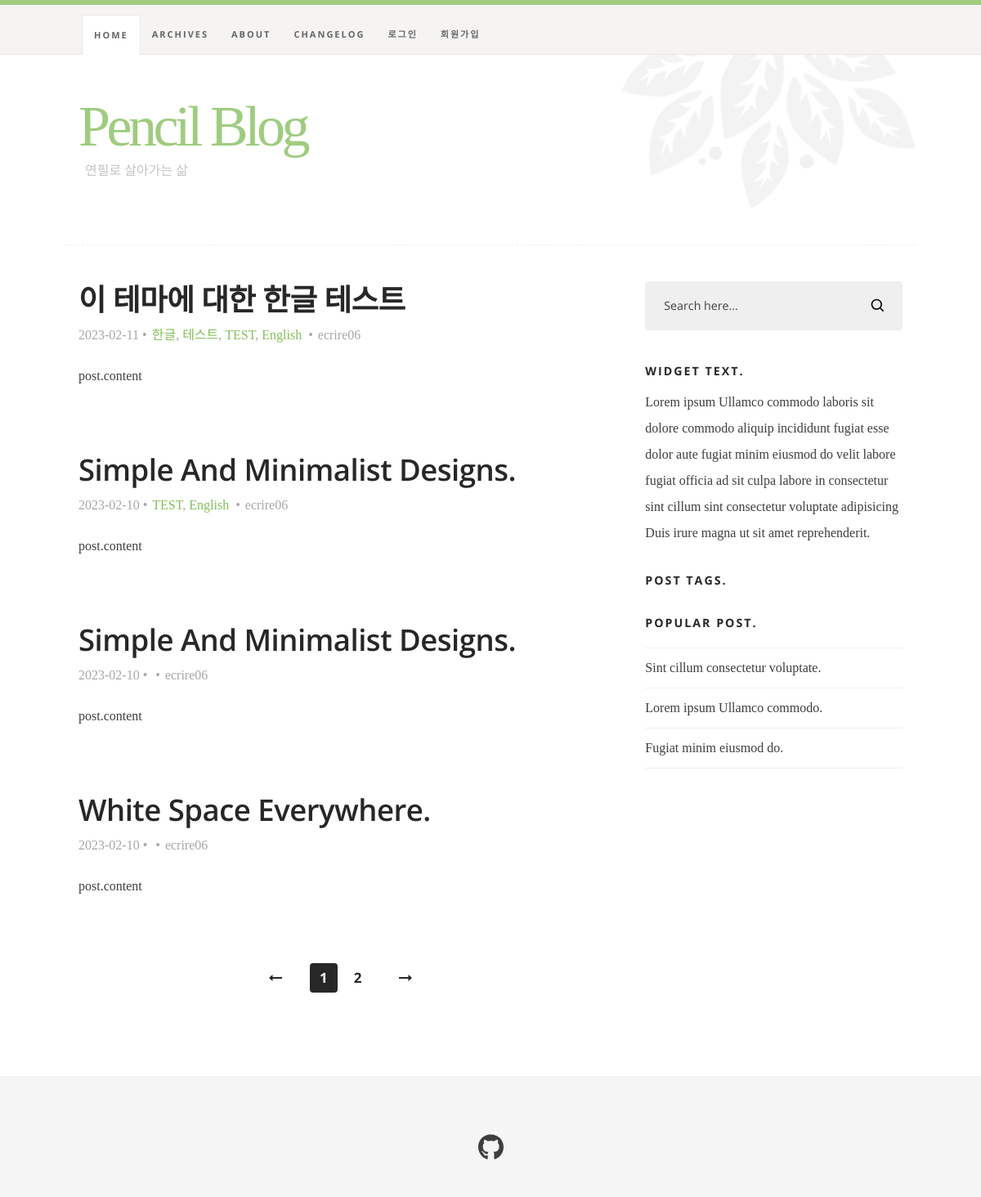
The page /blog/ (upper part) on the database as committed earlier.
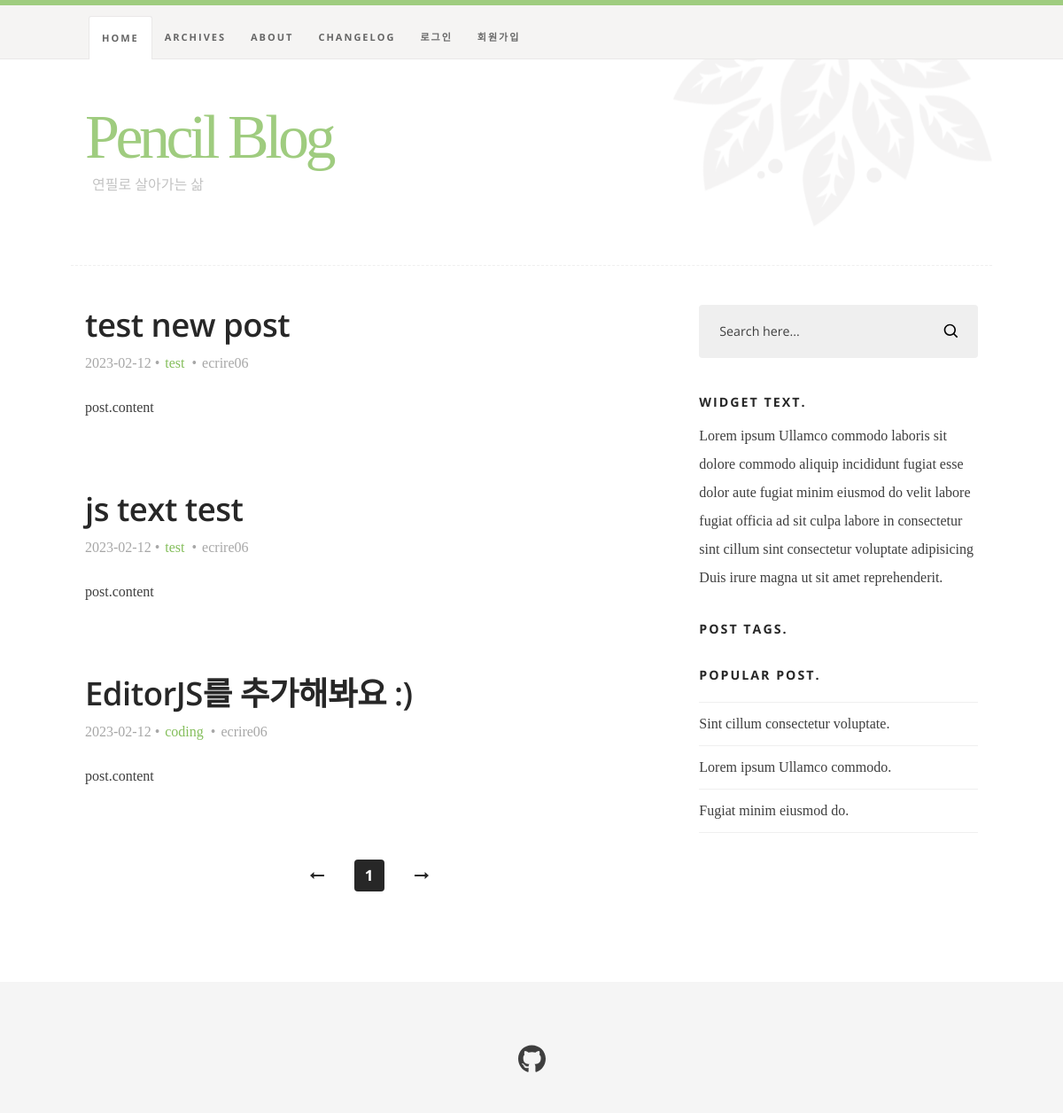
The same page on the database as committed later.
### blog/models.py (models this page shows, shortened)
class Post(models.Model):
    author = models.ForeignKey(settings.AUTH_USER_MODEL,
                               on_delete=models.CASCADE)
    title = models.CharField(max_length=100)
    body_editorjs_custom = EditorJsJSONField(
        plugins=[
            "@editorjs/image",
            "@editorjs/header",
            "editorjs-github-gist-plugin",
            "@editorjs/code@2.6.0",  # version allowed :)
            "@editorjs/list@latest",
            "@editorjs/inline-code",
            "@editorjs/table",
        ],
        tools={
            "Gist": {
                "class": "Gist"  # Include the plugin class. See docs Editor.js plugins
            },
            "Image": {
                "config": {
                    "endpoints": {
                        "byFile": "/uploads"  # Your custom backend file uploader endpoint
                    }
                }
            }
        },
        i18n={
            'messages': {
                'blockTunes': {
                    "delete": {
                        "Delete": "삭제"
                    },
                    "moveUp": {
                        "Move up": "위로"
                    },
                    "moveDown": {
                        "Move down": "아래로"
                    }
                }
            },
        },
        null=True,
        blank=True
        )
    created_date = models.DateTimeField(auto_now_add=True)
    published_date = models.DateTimeField(blank=True, null=True)
    tags = TaggableManager()

### blog/views.py (the view)
# urls.py: path('', PostListView.as_view(), name='home'),
class PostListView(generic.ListView):
    model = Post
    context_object_name = 'post_list'
    template_name = 'home.html'
    paginate_by = 4
    def get_queryset(self):
        return Post.objects.all().order_by('-created_date')

### blog/templates/home.html (shortened to what this page needs)
{% extends 'base.html' %}
{% load static %}
{% block content %}
<body id="top">
{% include 'header.html' %}
    <div class="s-content">
        <div class="row">
            <div id="main" class="s-content__main large-8 column">
              {% for post in post_list %}
                <article class="entry">
                    <header class="entry__header">
                        <h2 class="entry__title h1">
                            <a href="{% url 'single' post.pk %}" title="">{{ post.title }}</a>
                        </h2>
                        <div class="entry__meta">
                            <ul>
                                <li>{{ post.created_date|date:"Y-m-d" }}</li>
                                <li>
                                    {% for tag in post.tags.all %}
                                      {% if forloop.last %}
                                        <a href="#" title="" rel="category tag">{{ tag.name }}</a>
                                      {% else %}
                                        <a href="#" title="" rel="category tag">{{ tag.name }}</a>,
                                      {% endif %}
                                    {% endfor %}
                                </li>
                                <li>{{ post.author}}</li>
                            </ul>
                        </div>
                    </header>
                    <div class="entry__content">
                        <p>
                          post.content
                        </p>
                    </div>
                </article>
              {% endfor %}
                <nav class="pgn">
                    <ul>
                        {% if page_obj.has_previous %}
                            <li><a class="pgn__prev" href="?page={{ page_obj.previous_page_number }}">Prev</a></li>
                        {% else %}
                            <li><a class="pgn__prev" href="#0">Prev</a></li>
                        {% endif %}
                        {% for i in page_obj.paginator.page_range %}
                            {% if page_obj.number == i %}
                                <li><span class="pgn__num current">{{ i }}</span></li>
                            {% else %}
                                <li><a class="pgn__num" href="?page={{ i }}">{{ i }}</a></li>
                            {% endif %}
                        {% endfor %}
                        {% if page_obj.has_next %}
                          <li><a class="pgn__next" href="?page={{ page_obj.next_page_number }}">Next</a></li>
                        {% else %}
                          <li><a class="pgn__next" href="#0">Next</a></li>
                        {% endif %}
                    </ul>
                </nav>
           </div>
{% include 'sidebar.html' %}
       </div>
   </div>
{% include 'footer.html' %}
</body>
{% endblock %}

Rows that differ between the two databases and show on the page:
removed Post: title "이 테마에 대한 한글 테스트", created_date "2023-02-11", author "ecrire06", Tag (name "한글")
removed Tag: name "테스트", shown under "이 테마에 대한 한글 테스트"
removed Tag: name "TEST"
removed Tag: name "English"
removed Post: title "Simple And Minimalist Designs.", created_date "2023-02-10", author "ecrire06"
removed Post: title "Simple And Minimalist Designs.", created_date "2023-02-10", author "ecrire06"
removed Post: title "White Space Everywhere.", created_date "2023-02-10", author "ecrire06"
now on this page (row edited): Post: title "test new post", created_date "2023-02-12", author "ecrire06"
added Tag: name "test"
now on this page (row edited): Post: title "js text test", created_date "2023-02-12", author "ecrire06"
now on this page (row edited): Post: title "EditorJS를 추가해봐요 :)", created_date "2023-02-12", author "ecrire06", Tag (name "coding")
Other text that changed with them:
list line gone: "2"
